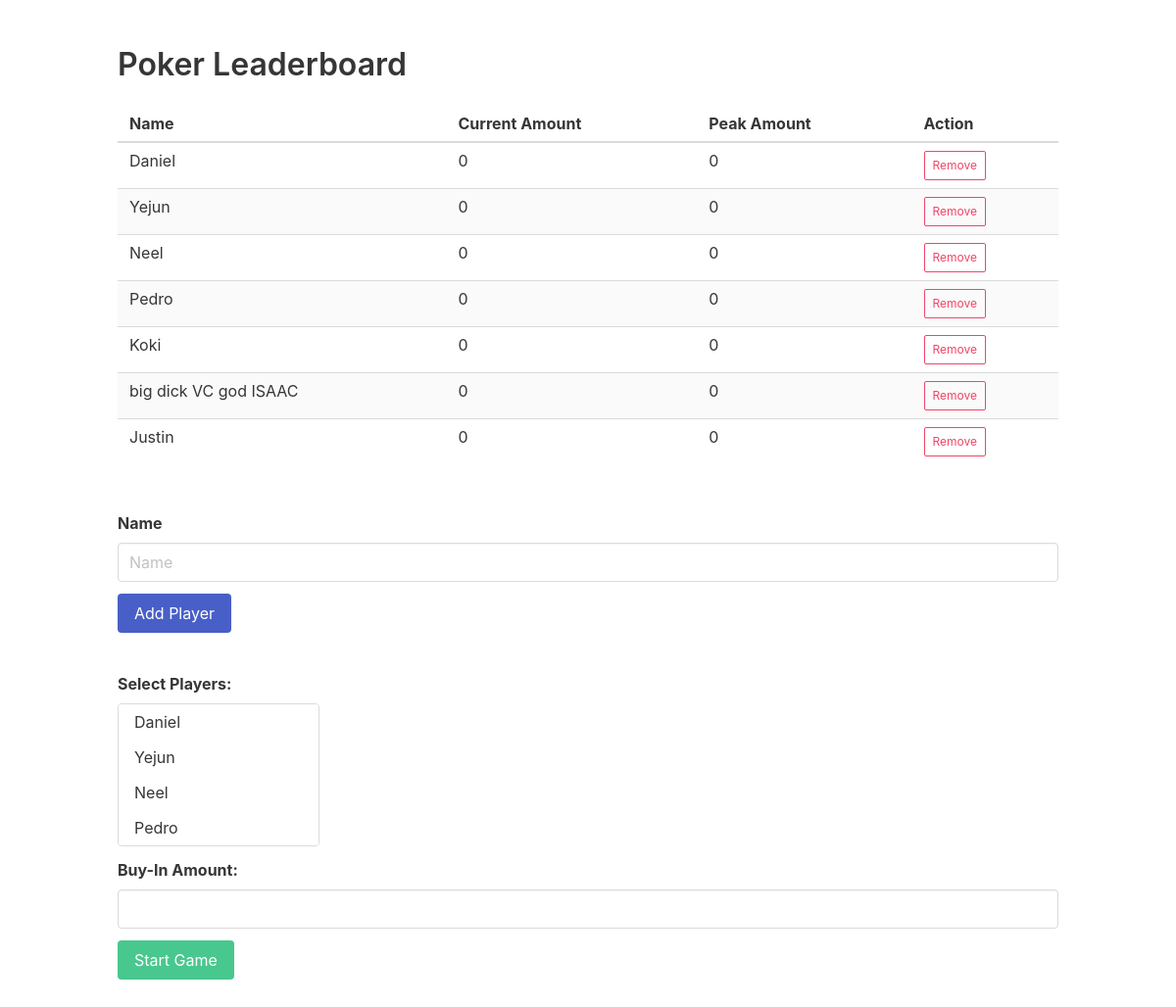
The app's page /leaderboard/, older data.
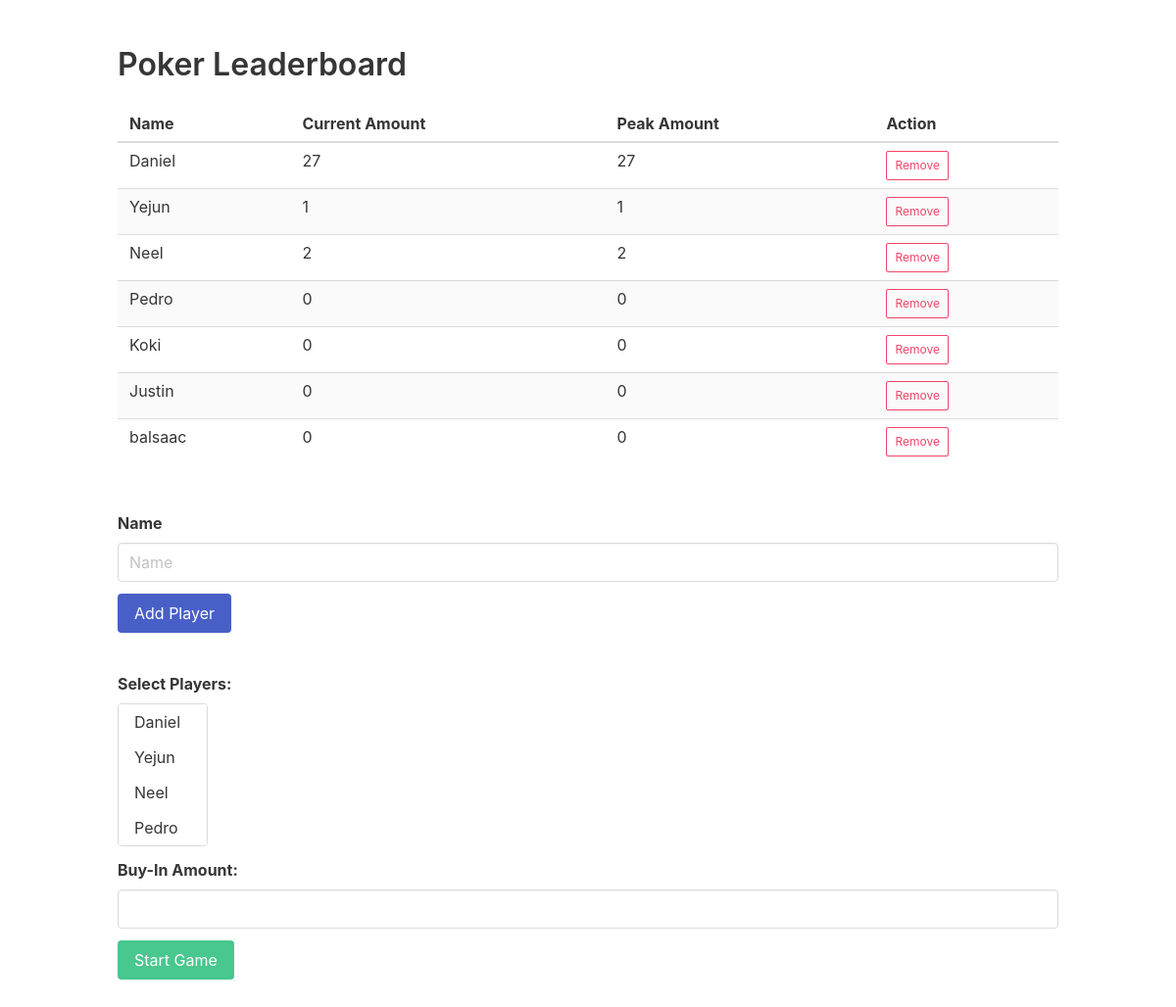
The same page, newer data.
### leaderboard/models.py (models this page shows, shortened)
class Player(models.Model):
    name = models.CharField(max_length=100)
    current_amount = models.PositiveIntegerField(default=0)
    peak_amount = models.PositiveIntegerField(default=0)

### leaderboard/views.py (the view)
# urls.py: path('', views.leaderboard_view, name='leaderboard'),
def leaderboard_view(request):
    players = Player.objects.all()
    return render(request, 'leaderboard.html', {'players': players})

### leaderboard/templates/leaderboard.html (shortened to what this page needs)
{% load static %}
<html>
<head>
  <link rel="stylesheet" href="https://cdnjs.cloudflare.com/ajax/libs/bulma/0.9.1/css/bulma.min.css">
  <link rel="stylesheet" href="{% static '/style.css/' %}">
</head>
<section class="section">
  <div class="container">
    <h1 class="title">Poker Leaderboard</h1>
    <table class="table is-striped is-hoverable is-fullwidth">
      <thead>
      <tr>
        <th>Name</th>
        <th>Current Amount</th>
        <th>Peak Amount</th>
        <th>Action</th>
      </tr>
      </thead>
      <tbody>
      {% for player in players %}
      <tr>
        <td>{{ player.name }}</td>
        <td>{{ player.current_amount }}</td>
        <td>{{ player.peak_amount }}</td>
        <td>
          <div class="buttons">
            <button class="button is-danger is-small is-outlined remove-button" data-id="{{ player.id }}">Remove</button>
          </div>
        </td>
      </tr>
      {% endfor %}
      </tbody>
    </table>
    <br>
    <form class="form" id="add-form">
      <div class="field">
        <label class="label" for="name-input">Name</label>
        <div class="control">
          <input class="input" type="text" id="name-input" placeholder="Name">
        </div>
      </div>
      <div class="field">
        <div class="control">
          <button class="button is-link" type="submit">Add Player</button>
        </div>
      </div>
    </form>
    <br>
   <form class="form" action="{% url 'start_game' %}" method="post">
  <div class="field">
    <label class="label">Select Players:</label>
    <div class="control">
      <div class="select is-multiple">
        <select multiple name="players">
          {% for player in players %}
          <option class="player-option" value="{{ player.id }}">{{ player.name }}</option>
          {% endfor %}
        </select>
      </div>
    </div>
  </div>
  <div class="field">
    <label class="label" for="buy-in">Buy-In Amount:</label>
    <div class="control">
      <input class="input" id="buy-in" name="buy-in" type="number">
    </div>
  </div>
  <div class="field">
    <div class="control">
      <button class="button is-success" type="submit">Start Game</button>
    </div>
  </div>
</form>
    </div>
  </section>
</body>
</html>

### static/style.css (style rules this page uses)
.is-danger { background-color: #ff3860; color: #fff; }
.is-success { background-color: #23d160; color: #fff; }
.is-link { background-color: #3273dc; color: #fff; }
.is-small { font-size: 0.75rem; padding: 0.25rem 0.5rem; }
.is-outlined { background-color: transparent; color: #3273dc; border-color: #3273dc; }

Row changes from the older to the newer data that the page shows:
removed Player: name "big dick VC god ISAAC", current_amount "0", peak_amount "0", shown under "Poker Leaderboard"
changed Player "Daniel": current_amount "0" → "27"; peak_amount "0" → "27"
changed Player "Yejun": current_amount "0" → "1"; peak_amount "0" → "1"
changed Player "Neel": current_amount "0" → "2"; peak_amount "0" → "2"
added Player: name "balsaac", current_amount "0", peak_amount "0", shown under "Poker Leaderboard"
